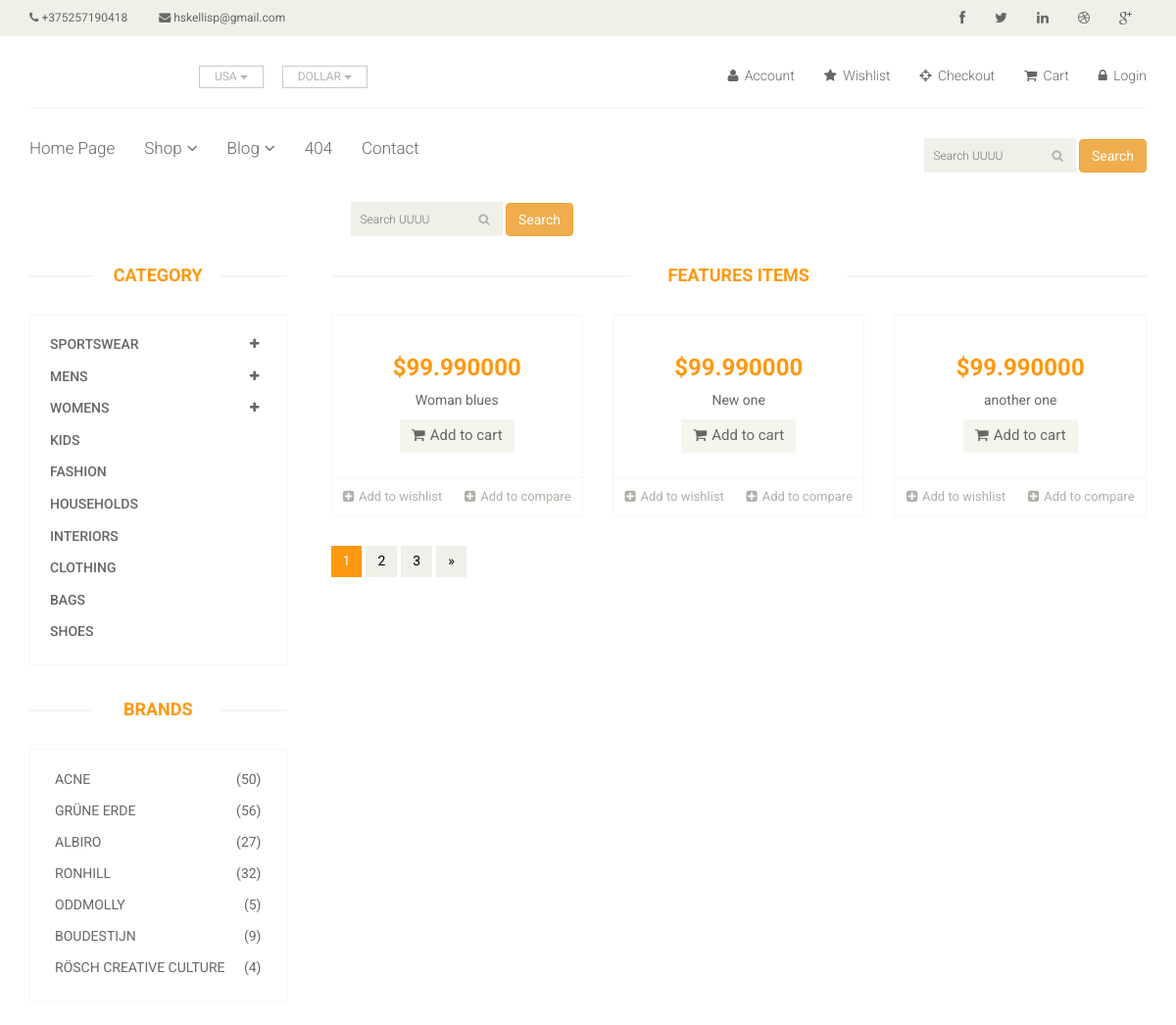
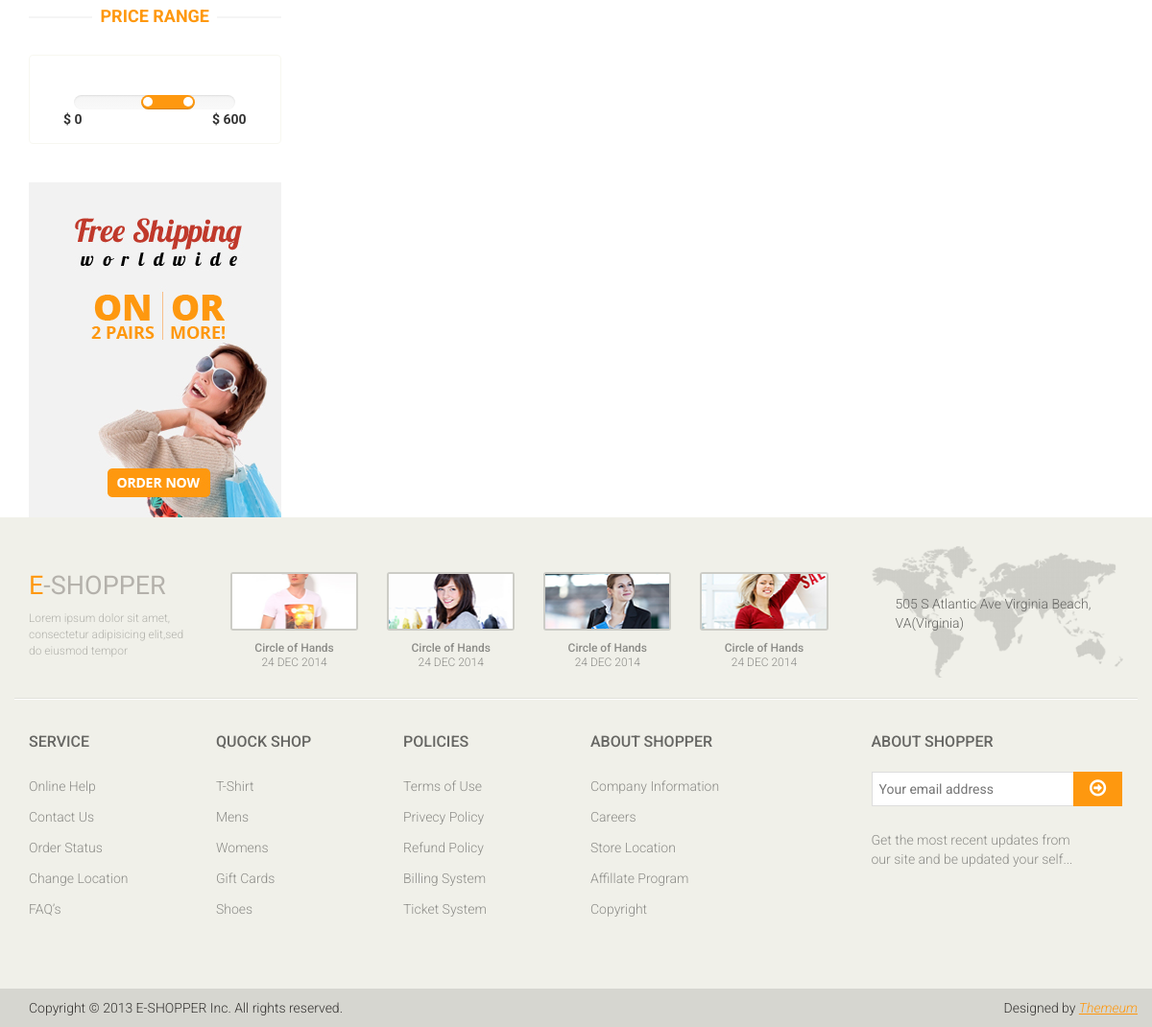
The app's page /search/ with its own data (2 pictures, top to bottom).
### app/models.py (models this page shows, shortened)
class App(models.Model):
    name = models.CharField(max_length=255)
    phone = models.CharField(max_length=255)
    email = models.CharField(max_length=255)
    logo = models.ImageField(upload_to=upload_image_path, null=True, blank=True)
    social_links = models.ManyToManyField(Social)
    pages = models.ForeignKey(Page)

class Page(models.Model):
    name = models.CharField(max_length=255)
    slug =  models.CharField(max_length=255)
    url =  models.CharField(max_length=255)
    def __str__(self):
        return self.name

### products/models.py (models this page shows)
class Product(models.Model):
    title =  models.CharField(max_length=255)
    slug = models.SlugField(blank=True, unique=True)
    description = models.TextField()
    price =  models.DecimalField(decimal_places=6, max_digits=20, default=99.99)
    image = models.ImageField(upload_to=upload_image_path, null=True, blank=True)
    imgdetail = models.ImageField(upload_to=upload_image_path, null=True, blank=True)
    category = models.CharField(max_length=255)
    availability = models.CharField(max_length=255)
    condition = models.CharField(max_length=255)
    brand = models.CharField(max_length=255)
    featured = models.BooleanField(default=False)
    active = models.BooleanField(default=False)
    objects = ProductManager()
    def get_absolute_url(self):
        return reverse("products:detail", kwargs={"slug": self.slug})
    def __str__(self):
        return self.title

### search/views.py (the view)
class SearchProductView(ListView):
    object_list = App.objects.all()
    template_name = "search/view.html"
    def get_context_data(self, *args, **kwargs):
        context = super(SearchProductView, self).get_context_data(*args,**kwargs)
        print(context)
        object_list = App.objects.all()
        context['object_list'] = object_list
        context['query'] = self.request.GET.get('q')
        return context
    def get_queryset(self, *args, **kwargs):
        request =  self.request
        print(request.GET)
        method_dict = request.GET
        query = method_dict.get('q',None)
        if query is not None:
            return Product.objects.search(query)
        return Product.objects.featured()

### products/models.py (called while the page is built)
    def featured(self):# Product.objects.all().featured()
        return self.filter(featured=True)

    def get_queryset(self):
        return ProductQuerySet(self.model, using=self._db)

    def featured(self): #Product.objects.feature()
        return self.get_queryset().featured()

### search/templates/search/view.html
{% extends "base/base.html" %}
{% block content %}
<div class="container">
  <div class="row">
    {% if query %}
      <div class="col-12 mb-3">
        Results for <b>{{ query }}</b>
      </div>
    {% else %}
      <div class="col-12 col-md-6 mx-auto" style="margin-bottom: 30px;">
        {% include 'search/snippets/search-form.html' %}
      </div>
    {% endif %}
  </div>
</div>
<section>
		<div class="container">
			<div class="row">
				<div class="col-sm-3">
					<div class="left-sidebar">
            {% include "main/category_bar.html" %}
            {% include "main/brands.html" %}
            {% include "main/range_price.html" %}
            {% include "main/shiping.html" %}
          </div>
        </div>
        <div class="col-sm-9 padding-right">
          {% include "main/featured_items.html" %}
          {% include "shop/pagination.html" %}
        </div>
      </div>
  </div>
</section>
{% endblock %}

### templates/base/header.html (shortened to what this page needs)
{% load static %}
{% url 'home' as home_url %}
{% url 'shop' as shop_url %}
{% url 'blog' as blog_url %}
{% url 'login' as login_url %}
{% url 'checkout' as checkout_url %}
{% url 'cart' as cart_url %}
{% url 'contact' as contact_url %}
{% url '404' as 404_url %}
{% for header in object_list %}
<header id="header">
		<div class="header_top">
			<div class="container">
				<div class="row">
					<div class="col-sm-6">
						<div class="contactinfo">
							<ul class="nav nav-pills">
								<li><a href="#"><i class="fa fa-phone"></i> {{header.phone}}</a></li>
								<li><a href="#"><i class="fa fa-envelope"></i> {{header.email}}</a></li>
							</ul>
						</div>
					</div>
					<div class="col-sm-6">
						<div class="social-icons pull-right">
							<ul class="nav navbar-nav">
								<li><a href="#"><i class="fa fa-facebook"></i></a></li>
								<li><a href="#"><i class="fa fa-twitter"></i></a></li>
								<li><a href="#"><i class="fa fa-linkedin"></i></a></li>
								<li><a href="#"><i class="fa fa-dribbble"></i></a></li>
								<li><a href="#"><i class="fa fa-google-plus"></i></a></li>
							</ul>
						</div>
					</div>
				</div>
			</div>
		</div>
		<div class="header-middle">
			<div class="container">
				<div class="row">
					<div class="col-sm-4">
						<div class="btn-group pull-right">
							<div class="btn-group">
								<button type="button" class="btn btn-default dropdown-toggle usa" data-toggle="dropdown">
									USA
									<span class="caret"></span>
								</button>
							</div>
							<div class="btn-group">
								<button type="button" class="btn btn-default dropdown-toggle usa" data-toggle="dropdown">
									DOLLAR
									<span class="caret"></span>
								</button>
							</div>
						</div>
					</div>
					<div class="col-sm-8">
						<div class="shop-menu pull-right">
							<ul class="nav navbar-nav">
								<li><a href="#"><i class="fa fa-user"></i> Account</a></li>
								<li><a href="#"><i class="fa fa-star"></i> Wishlist</a></li>
								<li><a href="{{checkout_url}}"
									class="{% if request.path == checkout_url %}active{% endif %}"><i class="fa fa-crosshairs"></i> Checkout</a></li>
								<li><a href="{{cart_url}}"
									class="{% if request.path == cart_url %}active{% endif %}"><i class="fa fa-shopping-cart"></i> Cart</a></li>
								{% if request.user.is_authenticated %}
								<li><a href="{{login_url}}"
									class="{% if request.path == login_url %}active{% endif %}">
									<i class="fa fa-lock"></i> Logout</a></li>
								{% else %}
								<li><a href="{{login_url}}"
									class="{% if request.path == login_url %}active{% endif %}">
									<i class="fa fa-lock"></i> Login</a></li>
								{% endif %}
							</ul>
						</div>
					</div>
				</div>
			</div>
		</div>
		<div class="header-bottom">
			<div class="container">
				<div class="row">
					<div class="col-sm-9">
						<div class="mainmenu pull-left">
							<ul class="nav navbar-nav collapse navbar-collapse">
								<li><a href="{{home_url}}"  class="{% if request.path == home_url %}active{% endif %}" >
									{{ header.pages}}</a></li>
								<li class="dropdown"><a href="{{shop_url}}"
									class="{% if request.path == shop_url %}active{% endif %}">Shop<i class="fa fa-angle-down"></i></a>
                                </li>
								<li class="dropdown"><a href="{{blog_url}}"
									class="{% if request.path == blog_url %}active{% endif %}">Blog<i class="fa fa-angle-down"></i></a>
                                </li>
								<li><a href="{{404_url}}" class="{% if request.path == 404_url %}active{% endif %}">404</a></li>
								<li><a href="{{contact_url}}" class="{% if request.path == contact_url %}active{% endif %}">Contact</a></li>
							</ul>
						</div>
					</div>
					<div class="col-sm-3">
					{% include 'search/snippets/search-form.html' %}
					</div>
				</div>
			</div>
		</div>
	</header>
{% endfor %}

### search/templates/search/snippets/search-form.html
<form  method="GET"  action="{% url "search:query" %}" class="" >
  <div class="search_box pull-right">
    <input type="text" name="q" placeholder="Search UUUU" value="{{ request.GET.q }}"/>
    <button type="submit" name="button" class="btn btn-warning"> Search </button>
  </div>
</form>

### templates/main/featured_items.html (shortened to what this page needs)
{% load static %}
<div class="features_items">
	<h2 class="title text-center">Features Items</h2>
		{% for pr in product_list %}
			<div class="col-sm-4">
				<div class="product-image-wrapper">
					<div class="single-products">
							<div class="productinfo text-center">
								<h2>${{pr.price}}</h2>
								<p>{{pr.title}}</p>
								<a href="#" class="btn btn-default add-to-cart"><i class="fa fa-shopping-cart"></i>Add to cart</a>
							</div>
							<div class="product-overlay">
								<div class="overlay-content">
								</div>
							</div>
					</div>
					<div class="choose">
						<ul class="nav nav-pills nav-justified">
							<li><a href="#"><i class="fa fa-plus-square"></i>Add to wishlist</a></li>
							<li><a href="#"><i class="fa fa-plus-square"></i>Add to compare</a></li>
						</ul>
					</div>
				</div>
			</div>
		{% endfor %}
</div>

### static_my_proj/css/main.css (style rules this page uses)
body { font-family: 'Roboto', sans-serif; background:; position: relative; font-weight:400px; }
ul li { list-style: none; }
a { -webkit-transition: 300ms; -moz-transition: 300ms; -o-transition: 300ms; transition: 300ms; }
h1, h2, h3, h4, h5, h6 { font-family: 'Roboto', sans-serif; }
.header_top { background: none repeat scroll 0 0 #F0F0E9; }
.contactinfo ul li:first-child { margin-left: -15px; }
.contactinfo ul li a { font-size: 12px; color: #696763; font-family: 'Roboto', sans-serif; }
.social-icons ul li a { border: 0 none; border-radius: 0; color: #696763; padding:0px; }
.social-icons ul li { display:inline-block; }
.social-icons ul li a i { padding: 11px 15px; transition: all 0.9s ease 0s; -moz-transition: all 0.9s ease 0s; -webkit-transition: all 0.9s ease 0s; -o-transition: all 0.9s ease 0s; }
.header-middle .container .row { border-bottom: 1px solid #f5f5f5; margin-left: 0; margin-right: 0; padding-bottom: 20px; padding-top: 20px; }
.header-middle .container .row .col-sm-4 { padding-left: 0; }
.header-middle .container .row .col-sm-8 { padding-right:0; }
.usa { border-radius: 0; color: #B4B1AB; font-size: 12px; margin-right: 20px; padding: 2px 15px; margin-top: 10px; }
.shop-menu ul li { display:inline-block; padding-left: 15px; padding-right: 15px; }
.shop-menu ul li:last-child { padding-right: 0; }
.shop-menu ul li a { background: #FFFFFF; color: #696763; font-family: 'Roboto', sans-serif; font-size: 14px; font-weight: 300; padding:0; padding-right: 0; margin-top: 10px; }
.shop-menu ul li a i { margin-right:3px; }
.header-bottom { padding-bottom: 30px; padding-top: 30px; }
.navbar-collapse.collapse { padding-left: 0; }
.mainmenu ul li { padding-right: 15px; padding-left: 15px; }
.mainmenu ul li:first-child { padding-left: 0px; }
.mainmenu ul li a { color: #696763; font-family: 'Roboto', sans-serif; font-size: 17px; font-weight: 300; padding: 0; padding-bottom: 10px; }
.search_box input { background: #F0F0E9; border: medium none; color: #B2B2B2; font-family: 'roboto'; font-size: 12px; font-weight: 300; height: 35px; outline: medium none; padding-left: 10px; width: 155px; background-image: url(../images/home/searchicon.png); background-repeat: no-repeat; background-position: 130px; }
.fa-angle-down { padding-left: 5px; }
.left-sidebar h2:after, h2.title:after { content: " "; position: absolute; border: 1px solid #f5f5f5; bottom:8px; left: 0; width: 100%; height: 0; z-index: -2; }
h2.title:before { content: " "; position: absolute; background: #fff; bottom: -6px; width: 220px; height: 30px; z-index: -1; left: 50%; margin-left: -110px; }
.padding-right { padding-right: 0; }
.features_items { overflow:hidden; }
h2.title { color: #FE980F; font-family: 'Roboto', sans-serif; font-size: 18px; font-weight: 700; margin: 0 15px; text-transform: uppercase; margin-bottom: 30px; position: relative; }
.product-image-wrapper { border:1px solid #F7F7F5; overflow: hidden; margin-bottom:30px; }
.single-products { position: relative; }
.productinfo h2 { color: #FE980F; font-family: 'Roboto', sans-serif; font-size: 24px; font-weight: 700; }
.productinfo p { font-family: 'Roboto', sans-serif; font-size: 14px; font-weight: 400; color: #696763; }
.productinfo { position:relative; }
.product-overlay { background:#FE980F; top: 0; display: none; height: 0; position: absolute; transition: height 500ms ease 0s; width: 100%; display: block; opacity:; }
.product-overlay .overlay-content { bottom: 0; position: absolute; bottom: 0; text-align: center; width: 100%; }
.add-to-cart { background:#F5F5ED; border: 0 none; border-radius: 0; color: #696763; font-family: 'Roboto', sans-serif; font-size: 15px; margin-bottom: 25px; }
.add-to-cart i { margin-right:5px; }
.choose { border-top: 1px solid #F7F7F0; }
.choose ul li a { color: #B3AFA8; font-family: 'Roboto', sans-serif; font-size: 13px; padding-left: 0; padding-right: 0; }
.choose ul li a i { margin-right:5px; }

### records on screen
App: phone "+375257190418", email "hskellisp@gmail.com", pages "Home Page"
Product: price "99.990000", title "Woman blues"
Product: price "99.990000", title "New one"
Product: price "99.990000", title "another one"
